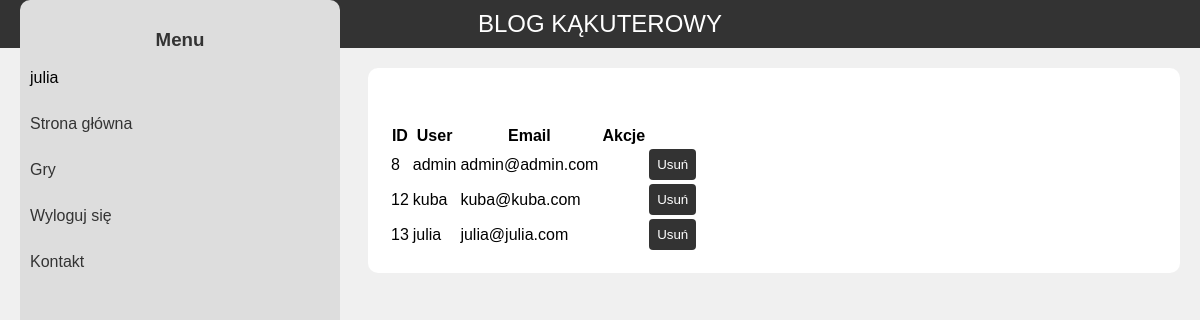
The page /admin.php (signed in) on the database its author committed.
### tables this page shows
CREATE TABLE `uzytkownicy` (
  `id` int(11) NOT NULL,
  `user` varchar(30) DEFAULT NULL,
  `pass` varchar(30) DEFAULT NULL,
  `email` varchar(50) NOT NULL
);

### admin.php (the view, shortened to what this page needs)
<!DOCTYPE html>
<html>
<head>
    <link rel="stylesheet" href="style_main.css">
</head>
<body>
    <header>
        BLOG KĄKUTEROWY
    </header>
    <section id="Main">
        <section id="left">
            <h1> Menu </h1>
            <dl>
                <dt><?php
                    echo $_SESSION['login'];
                ?></dt><br>
                <dt><a href="main.php">Strona główna</a></dt><br>
                <dt><a href="Gry.php">Gry</a></dt><br>
                <dt><a href="logout.php">Wyloguj się</a></dt><br>
                <dt><a href="contact.php">Kontakt</a></dt><br>
            </dl>
        </section>
        <section id="right">
            <?php
            require_once "connect.php";
            echo "<br><br>";
            $conn = new mysqli($servername, $username, $password, $dbname);
            $sql = "SELECT id, user, email FROM uzytkownicy";
            $result = $conn->query($sql);
            if ($result->num_rows > 0) {
                echo '<table border="0">';
                echo '<tr><th>ID</th><th>User</th><th>Email</th><th>Akcje</th></tr>';
                while ($row = $result->fetch_assoc()) {
                    echo "<form action='delete.php' method='POST'>";
                    echo '<tr>';
                    echo '<td>' . $row["id"] . '</td>';
                    echo '<td>' . $row["user"] . '</td>';
                    echo '<td>' . $row["email"] . '</td>';
                    echo "<td><input type='hidden' name='user_id' value='" . $row['id'] . "'></td>";
                    echo "<td><input type='submit' value='Usuń'></td>";
                    echo '</tr>';
                    echo "</form>";
                }
                echo '</table>';
            } else {
                echo "Brak wpisów.";
            }
            ?>
        </section>
    </section>
</body>
</html>

### style_main.css (style rules this page uses)
body { font-family: Arial, sans-serif; margin: 0; padding: 0; background-color: #f0f0f0; }
header { background-color: #333; color: white; padding: 10px; text-align: center; font-size: 24px; }
#Main { display: flex; justify-content: space-between; margin: 20px; }
#left { width: 25%; background-color: #ddd; padding: 10px; border-radius: 10px; position: fixed; top: 0; bottom: 0; }
#left h1 { text-align: center; color: #333; }
dl { margin: 0; padding: 0; list-style: none; }
dt { margin-bottom: 10px; }
#right { margin-left: 30%; width: 70%; background-color: #fff; padding: 20px; border-radius: 10px; }
form { margin-bottom: 20px; }
input[type="submit"] { background-color: #333; color: white; padding: 8px; border: none; border-radius: 4px; cursor: pointer; }
a { color: #333; text-decoration: none; }

### rows shown on the page
uzytkownicy: id "8", user "admin", email "admin@admin.com"
uzytkownicy: id "12", user "kuba", email "kuba@kuba.com"
uzytkownicy: id "13", user "julia", email "julia@julia.com"

### other values the page prints
$_SESSION['login'] "julia"
